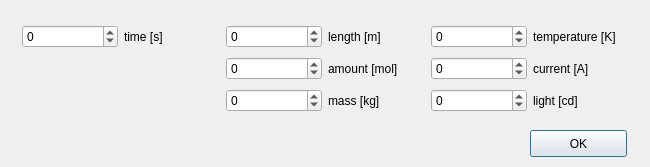
<?xml version="1.0" encoding="UTF-8"?>
<ui version="4.0">
 <class>PysUnitsDialog</class>
 <widget class="QDialog" name="PysUnitsDialog">
  <property name="geometry">
   <rect>
    <x>0</x>
    <y>0</y>
    <width>650</width>
    <height>167</height>
   </rect>
  </property>
  <property name="windowTitle">
   <string>Dialog</string>
  </property>
  <widget class="QWidget" name="layoutWidget">
   <property name="geometry">
    <rect>
     <x>20</x>
     <y>20</y>
     <width>611</width>
     <height>100</height>
    </rect>
   </property>
   <layout class="QGridLayout">
    <property name="margin">
     <number>2</number>
    </property>
    <item row="0" column="0">
     <widget class="QSpinBox" name="spinBoxTime">
      <property name="accessibleDescription">
       <string notr="true"/>
      </property>
      <property name="minimum">
       <number>-99</number>
      </property>
     </widget>
    </item>
    <item row="0" column="1">
     <widget class="QLabel" name="label_4">
      <property name="text">
       <string>time [s]</string>
      </property>
     </widget>
    </item>
    <item row="0" column="2">
     <widget class="QSpinBox" name="spinBoxLength">
      <property name="minimum">
       <number>-99</number>
      </property>
     </widget>
    </item>
    <item row="0" column="3">
     <widget class="QLabel" name="label_5">
      <property name="text">
       <string>length [m]</string>
      </property>
     </widget>
    </item>
    <item row="0" column="4">
     <widget class="QSpinBox" name="spinBoxTemperature">
      <property name="minimum">
       <number>-99</number>
      </property>
     </widget>
    </item>
    <item row="0" column="5">
     <widget class="QLabel" name="label_8">
      <property name="text">
       <string>temperature [K]</string>
      </property>
     </widget>
    </item>
    <item row="1" column="2">
     <widget class="QSpinBox" name="spinBoxAmount">
      <property name="minimum">
       <number>-99</number>
      </property>
     </widget>
    </item>
    <item row="1" column="3">
     <widget class="QLabel" name="label_6">
      <property name="text">
       <string>amount [mol]</string>
      </property>
     </widget>
    </item>
    <item row="1" column="4">
     <widget class="QSpinBox" name="spinBoxCurrent">
      <property name="minimum">
       <number>-99</number>
      </property>
     </widget>
    </item>
    <item row="1" column="5">
     <widget class="QLabel" name="label_9">
      <property name="text">
       <string>current [A]</string>
      </property>
     </widget>
    </item>
    <item row="2" column="2">
     <widget class="QSpinBox" name="spinBoxMass">
      <property name="minimum">
       <number>-99</number>
      </property>
     </widget>
    </item>
    <item row="2" column="3">
     <widget class="QLabel" name="label_7">
      <property name="text">
       <string>mass [kg]</string>
      </property>
     </widget>
    </item>
    <item row="2" column="4">
     <widget class="QSpinBox" name="spinBoxLight">
      <property name="minimum">
       <number>-99</number>
      </property>
     </widget>
    </item>
    <item row="2" column="5">
     <widget class="QLabel" name="label_10">
      <property name="text">
       <string>light [cd]</string>
      </property>
     </widget>
    </item>
   </layout>
  </widget>
  <widget class="QPushButton" name="pushOK">
   <property name="geometry">
    <rect>
     <x>530</x>
     <y>130</y>
     <width>97</width>
     <height>27</height>
    </rect>
   </property>
   <property name="text">
    <string>OK</string>
   </property>
  </widget>
 </widget>
 <resources/>
 <connections/>
</ui>
